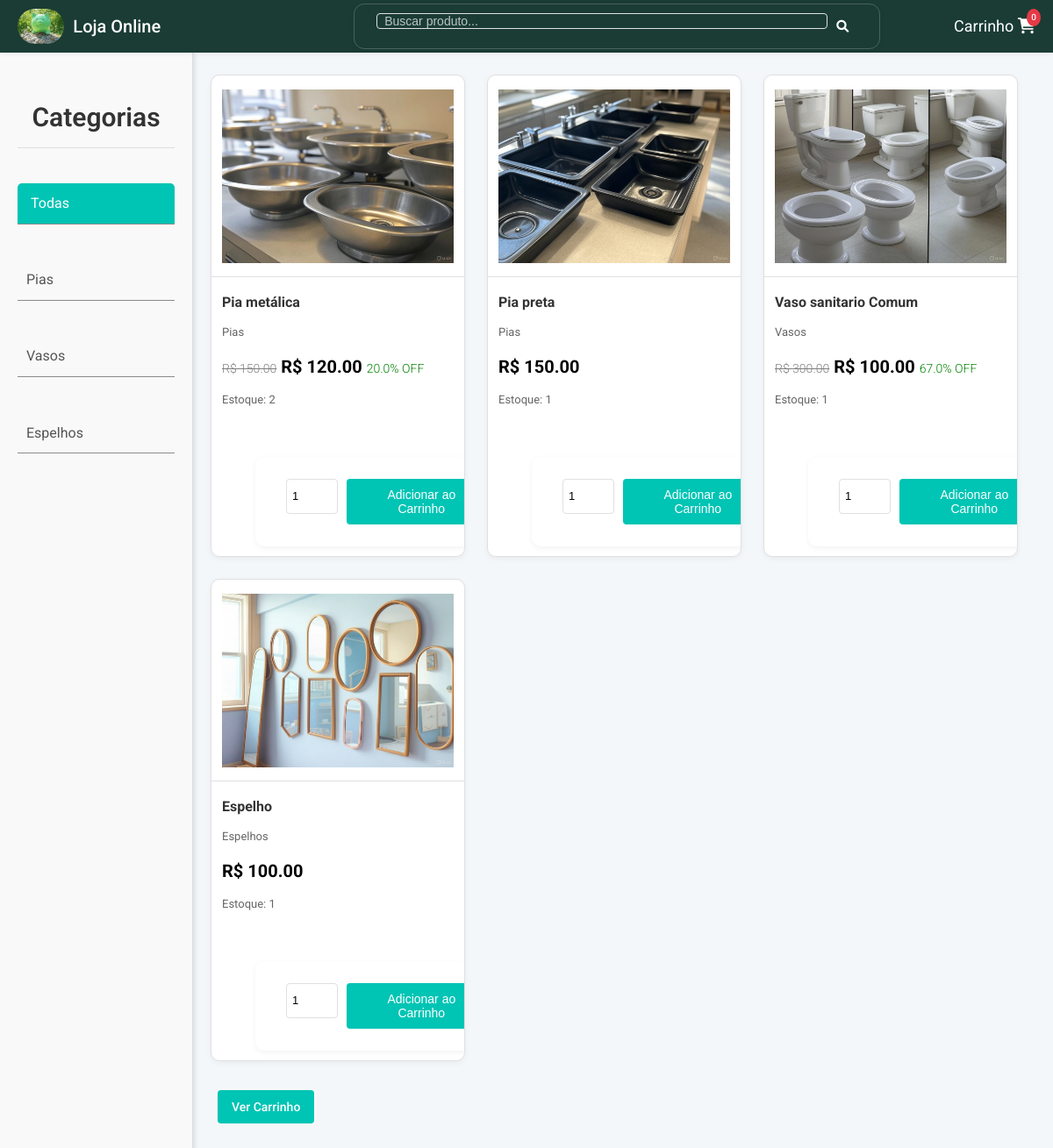
The page / on the database its author committed.
### tables this page shows
CREATE TABLE produtos (
        id INTEGER PRIMARY KEY AUTOINCREMENT,
        nome TEXT NOT NULL,
        descricao TEXT,
        preco REAL NOT NULL,
        preco_promocional REAL,
        estoque INTEGER NOT NULL,
        categoria TEXT NOT NULL,
        imagem TEXT,
        imagens_adicionais TEXT
    );

### app.py (the view)
@app.route('/', methods=['GET'])
def index():
    conn = get_db_connection()
    query = 'SELECT * FROM produtos WHERE estoque > 0'
    params = []
    categoria = request.args.get('categoria')
    if categoria and categoria != 'todos':
        query += ' AND categoria = ?'
        params.append(categoria)
    busca = request.args.get('busca')
    if busca:
        query += ' AND nome LIKE ?'
        params.append(f'%{busca}%')
    preco_min = request.args.get('preco_min', type=float)
    preco_max = request.args.get('preco_max', type=float)
    if preco_min:
        query += ' AND preco >= ?'
        params.append(preco_min)
    if preco_max:
        query += ' AND preco <= ?'
        params.append(preco_max)
    produtos = conn.execute(query, params).fetchall()
    categorias = get_categorias()
    conn.close()
    selected_categoria = categoria if categoria != 'todos' else None
    return render_template('index.html', produtos=produtos, categorias=categorias, selected_categoria=selected_categoria)

### app.py (called while the page is built)
def get_db_connection():
    conn = sqlite3.connect('database.db')
    conn.row_factory = sqlite3.Row
    return conn

def get_categorias():
    conn = get_db_connection()
    categorias = conn.execute('SELECT DISTINCT categoria FROM produtos').fetchall()
    conn.close()
    return categorias

### templates/index.html (shortened to what this page needs)
{% extends "base.html" %}
{% block content %}
   <div class="sidebar">
    <h2>Categorias</h2>
    <nav>
        <a href="{{ url_for('index') }}"
           class="{% if not selected_categoria %}active{% endif %}">
           Todas
        </a><br>
        {% for cat in categorias %}
            <a href="{{ url_for('index', categoria=cat['categoria']) }}"
               class="{% if selected_categoria and cat['categoria'].strip().lower() == selected_categoria.strip().lower() %}active{% endif %}">
               {{ cat['categoria'] }}
            </a><br>
        {% endfor %}
    </nav>
</div>
    <div class="produtos">
        {% for produto in produtos %}
        <div class="produto">
            <a href="{{ url_for('produto_detalhes', id=produto['id']) }}">
                <img src="{{ url_for('static', filename='uploads/' + produto['imagem']) }}" alt="{{ produto['nome'] }}">
            </a>
            <h2>{{ produto['nome'] }}</h2>
            <p>{{ produto['categoria'] }}</p>
            <p class="preco">
                {% if produto['preco_promocional'] %}
                    {% set desconto = ((produto['preco'] - produto['preco_promocional']) / produto['preco'] * 100) | round(0) %}
                    <del class="preco-antigo">R$ {{ "%.2f" | format(produto['preco']) }}</del>
                    <span class="preco-promocional">R$ {{ "%.2f" | format(produto['preco_promocional']) }} </span>
                    <span class="desconto">{{ desconto }}% OFF</span>
                {% else %}
                    R$ {{ "%.2f" | format(produto['preco']) }}
                {% endif %}
            </p>
            <p>Estoque: {{ produto['estoque'] }}</p>
            <form method="POST" action="{{ url_for('adicionar_carrinho', id=produto['id']) }}">
                <input type="number" name="quantidade" min="1" max="{{ produto['estoque'] }}" value="1">
                <button type="submit" class="adicionar-carrinho">Adicionar ao Carrinho</button>
            </form>
        </div>
        {% endfor %}
    </div>
    <a href="{{ url_for('carrinho') }}" class="carrinho-btn">Ver Carrinho</a>
{% endblock %}

### templates/base.html (shortened to what this page needs)
<!DOCTYPE html>
<html lang="pt-br">
<head>
    <link rel="stylesheet" href="{{ url_for('static', filename='css/style.css') }}">
    <link rel="stylesheet" href="https://cdnjs.cloudflare.com/ajax/libs/font-awesome/6.0.0-beta3/css/all.min.css">
</head>
<body>
    <header>
        <div class="navbar">
            <div class="nav-left">
                <a href="{{ url_for('index') }}" class="logo-link">
                    <img src="{{ url_for('static', filename='logo.jpg') }}" alt="Logo da Loja" class="logo">
                    <span class="store-name">Loja Online</span>
                </a>
            </div>
            <div class="nav-center">
                <form method="GET" action="{{ url_for('index') }}" class="search-form">
                    <input type="text" name="busca" placeholder="Buscar produto..." class="search-input" aria-label="Buscar produto">
                    <button type="submit" class="search-btn" aria-label="Pesquisar"><i class="fas fa-search"></i></button>
                </form>
            </div>
            <div class="nav-right">
                <a href="{{ url_for('carrinho') }}" class="cart-icon" aria-label="Ver carrinho">
                    <span class="cart-text">Carrinho</span>
                    <i class="fas fa-shopping-cart"></i>
                    {% if session.get('carrinho') %}
                        <span class="cart-count">{{ session['carrinho'] | length }}</span>
                    {% else %}
                        <span class="cart-count">0</span>
                    {% endif %}
                </a>
            </div>
        </div>
    </header>
    <main class="container">
        {% block content %}{% endblock %}
    </main>
</body>
</html>

### rows shown on the page
produtos: imagem (picture), nome "Pia metálica", categoria "Pias", preco "150.00", preco_promocional "120.00", desconto "20.0", estoque "2"
produtos: imagem (picture), nome "Pia preta", categoria "Pias", preco "150.00", estoque "1", quantidade "1"
produtos: imagem (picture), nome "Vaso sanitario Comum", categoria "Vasos", preco "300.00", preco_promocional "100.00", desconto "67.0", estoque "1", quantidade "1"
produtos: imagem (picture), nome "Espelho", categoria "Espelhos", preco "100.00", estoque "1", quantidade "1"

### other values the page prints
{{ cat['categoria'] }} "Pias" "Vasos" "Espelhos"
